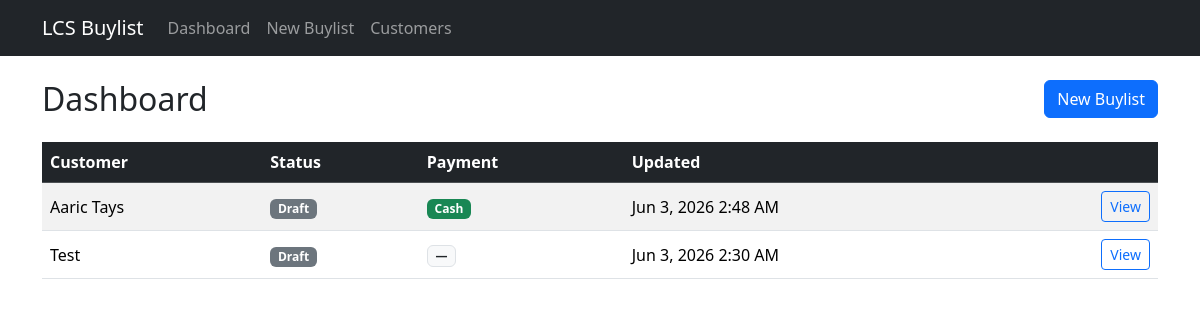
Before: / with the older database file.
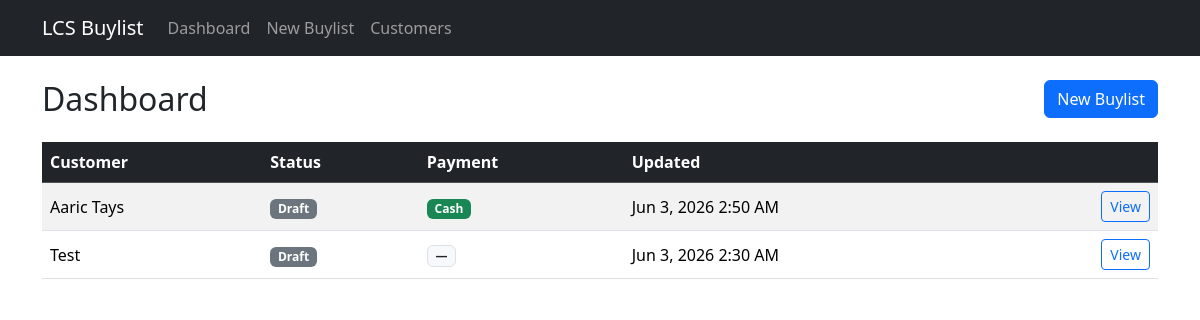
After: the same page with the newer database file.
### buylists/models.py (models this page shows, shortened)
class Buylist(models.Model):
    STATUS_DRAFT = 'draft'
    STATUS_WAITING = 'waiting'
    STATUS_ACCEPTED = 'accepted'
    STATUS_REJECTED = 'rejected'
    STATUS_PAID = 'paid'
    STATUS_CHOICES = [
        (STATUS_DRAFT, 'Draft'),
        (STATUS_WAITING, 'Waiting'),
        (STATUS_ACCEPTED, 'Accepted'),
        (STATUS_REJECTED, 'Rejected'),
        (STATUS_PAID, 'Paid'),
    ]
    PAYMENT_CASH = 'cash'
    PAYMENT_TRADE = 'trade'
    PAYMENT_CHOICES = [
        ('', 'Not selected'),
        (PAYMENT_CASH, 'Cash (60%)'),
        (PAYMENT_TRADE, 'Trade credit (70%)'),
    ]
    customer = models.ForeignKey(
        Customer,
        on_delete=models.CASCADE,
        related_name='buylists',
    )
    status = models.CharField(
        max_length=20,
        choices=STATUS_CHOICES,
        default=STATUS_DRAFT,
    )
    payment_choice = models.CharField(
        max_length=10,
        choices=PAYMENT_CHOICES,
        blank=True,
        default='',
    )
    created_at = models.DateTimeField(auto_now_add=True)
    updated_at = models.DateTimeField(auto_now=True)
    class Meta:
        ordering = ['-updated_at']

class Customer(models.Model):
    name = models.CharField(max_length=200)
    phone = models.CharField(max_length=50, blank=True)
    email = models.EmailField(blank=True)
    notes = models.TextField(blank=True)
    class Meta:
        ordering = ['name']

### buylists/views.py (the view)
# urls.py: path('', views.dashboard, name='dashboard'),
def dashboard(request):
    buylists = Buylist.objects.select_related('customer')[:20]
    return render(request, 'buylists/dashboard.html', {'buylists': buylists})

### buylists/templates/buylists/dashboard.html (shortened to what this page needs)
{% extends "buylists/base.html" %}
{% block content %}
<div class="d-flex justify-content-between align-items-center mb-4">
    <h1 class="h2 mb-0">Dashboard</h1>
    <a href="{% url 'buylists:buylist_create' %}" class="btn btn-primary">New Buylist</a>
</div>
{% if buylists %}
<div class="table-responsive">
    <table class="table table-striped table-hover align-middle">
        <thead class="table-dark">
            <tr>
                <th>Customer</th>
                <th>Status</th>
                <th>Payment</th>
                <th>Updated</th>
                <th></th>
            </tr>
        </thead>
        <tbody>
            {% for buylist in buylists %}
            <tr>
                <td>{{ buylist.customer.name }}</td>
                <td>
                    <span class="badge bg-secondary">{{ buylist.get_status_display }}</span>
                </td>
                <td>
                    {% if buylist.payment_choice == 'cash' %}
                    <span class="badge bg-success">Cash</span>
                    {% elif buylist.payment_choice == 'trade' %}
                    <span class="badge bg-info text-dark">Trade</span>
                    {% else %}
                    <span class="badge bg-light text-dark border">—</span>
                    {% endif %}
                </td>
                <td>{{ buylist.updated_at|date:"M j, Y g:i A" }}</td>
                <td class="text-end">
                    <a href="{% url 'buylists:buylist_detail' pk=buylist.pk %}" class="btn btn-sm btn-outline-primary">View</a>
                </td>
            </tr>
            {% endfor %}
        </tbody>
    </table>
</div>
{% else %}
<div class="alert alert-info">
    No buylists yet. <a href="{% url 'buylists:buylist_create' %}">Create your first buylist</a>.
</div>
{% endif %}
{% endblock %}

Changed rows visible on the page:
changed Buylist "Aaric Tays": updated_at "Jun 3, 2026 2:48 AM" → "Jun 3, 2026 2:50 AM"
